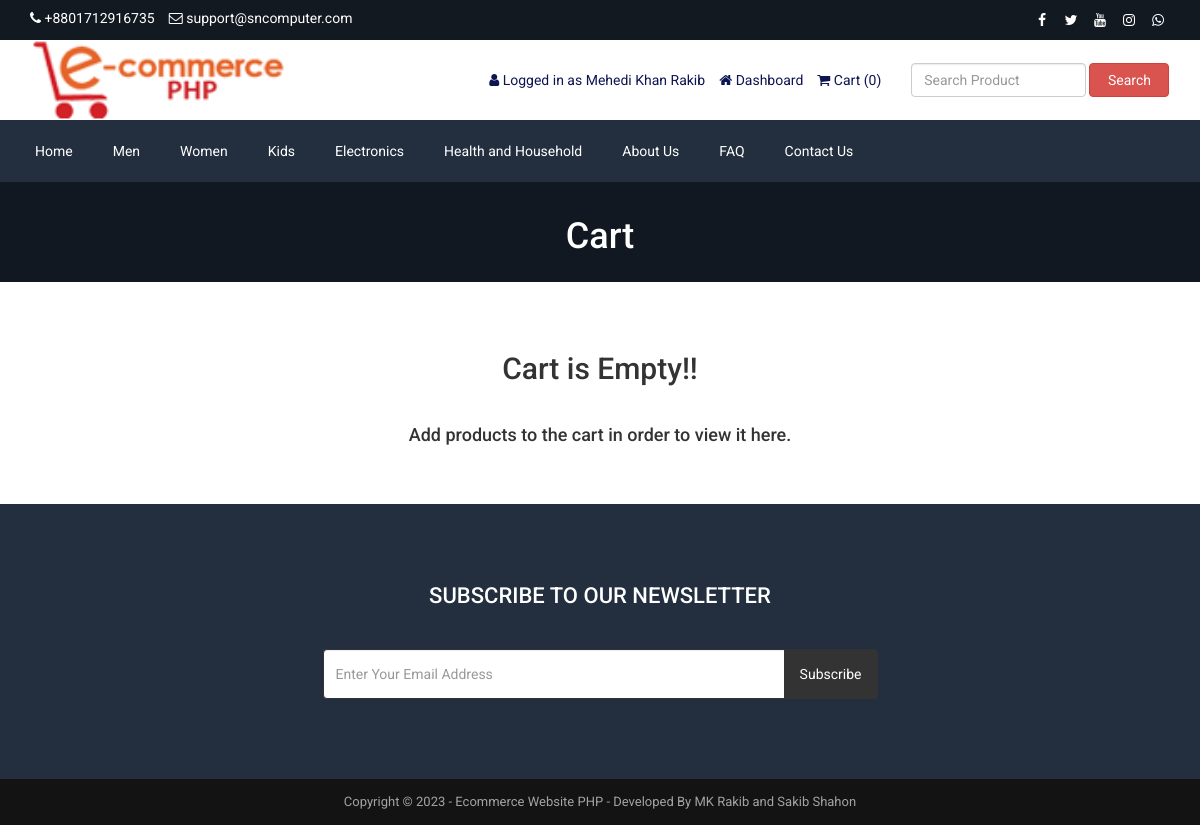
/cart.php (signed in), run on the app's committed database.
### tables this page shows
CREATE TABLE `tbl_settings` (
  `id` int(11) NOT NULL,
  `logo` varchar(255) NOT NULL,
  `favicon` varchar(255) NOT NULL,
  `footer_about` text NOT NULL,
  `footer_copyright` text NOT NULL,
  `contact_address` text NOT NULL,
  `contact_email` varchar(255) NOT NULL,
  `contact_phone` varchar(255) NOT NULL,
  `contact_fax` varchar(255) NOT NULL,
  `contact_map_iframe` text NOT NULL,
  `receive_email` varchar(255) NOT NULL,
  `receive_email_subject` varchar(255) NOT NULL,
  `receive_email_thank_you_message` text NOT NULL,
  `forget_password_message` text NOT NULL,
  `total_recent_post_footer` int(10) NOT NULL,
  `total_popular_post_footer` int(10) NOT NULL,
  `total_recent_post_sidebar` int(11) NOT NULL,
  `total_popular_post_sidebar` int(11) NOT NULL,
  `total_featured_product_home` int(11) NOT NULL,
  `total_latest_product_home` int(11) NOT NULL,
  `total_popular_product_home` int(11) NOT NULL,
  `meta_title_home` text NOT NULL,
  `meta_keyword_home` text NOT NULL,
  `meta_description_home` text NOT NULL,
  `banner_login` varchar(255) NOT NULL,
  `banner_registration` varchar(255) NOT NULL,
  `banner_forget_password` varchar(255) NOT NULL,
  `banner_reset_password` varchar(255) NOT NULL,
  `banner_search` varchar(255) NOT NULL,
  `banner_cart` varchar(255) NOT NULL,
  `banner_checkout` varchar(255) NOT NULL,
  `banner_product_category` varchar(255) NOT NULL,
  `banner_blog` varchar(255) NOT NULL,
  `cta_title` varchar(255) NOT NULL,
  `cta_content` text NOT NULL,
  `cta_read_more_text` varchar(255) NOT NULL,
  `cta_read_more_url` varchar(255) NOT NULL,
  `cta_photo` varchar(255) NOT NULL,
  `featured_product_title` varchar(255) NOT NULL,
  `featured_product_subtitle` varchar(255) NOT NULL,
  `latest_product_title` varchar(255) NOT NULL,
  `latest_product_subtitle` varchar(255) NOT NULL,
  `popular_product_title` varchar(255) NOT NULL,
  `popular_product_subtitle` varchar(255) NOT NULL,
  `testimonial_title` varchar(255) NOT NULL,
  `testimonial_subtitle` varchar(255) NOT NULL,
  `testimonial_photo` varchar(255) NOT NULL,
  `blog_title` varchar(255) NOT NULL,
  `blog_subtitle` varchar(255) NOT NULL,
  `newsletter_text` text NOT NULL,
  `paypal_email` varchar(255) NOT NULL,
  `stripe_public_key` varchar(255) NOT NULL,
  `stripe_secret_key` varchar(255) NOT NULL,
  `bank_detail` text NOT NULL,
  `before_head` text NOT NULL,
  `after_body` text NOT NULL,
  `before_body` text NOT NULL,
  `home_service_on_off` int(11) NOT NULL,
  `home_welcome_on_off` int(11) NOT NULL,
  `home_featured_product_on_off` int(11) NOT NULL,
  `home_latest_product_on_off` int(11) NOT NULL,
  `home_popular_product_on_off` int(11) NOT NULL,
  `home_testimonial_on_off` int(11) NOT NULL,
  `home_blog_on_off` int(11) NOT NULL,
  `newsletter_on_off` int(11) NOT NULL,
  `ads_above_welcome_on_off` int(1) NOT NULL,
  `ads_above_featured_product_on_off` int(1) NOT NULL,
  `ads_above_latest_product_on_off` int(1) NOT NULL,
  `ads_above_popular_product_on_off` int(1) NOT NULL,
  `ads_above_testimonial_on_off` int(1) NOT NULL,
  `ads_category_sidebar_on_off` int(1) NOT NULL
);

CREATE TABLE `tbl_social` (
  `social_id` int(11) NOT NULL,
  `social_name` varchar(30) NOT NULL,
  `social_url` varchar(255) NOT NULL,
  `social_icon` varchar(30) NOT NULL
);

CREATE TABLE `tbl_top_category` (
  `tcat_id` int(11) NOT NULL,
  `tcat_name` varchar(255) NOT NULL,
  `show_on_menu` int(1) NOT NULL
);

CREATE TABLE `tbl_page` (
  `id` int(11) NOT NULL,
  `about_title` varchar(255) NOT NULL,
  `about_content` text NOT NULL,
  `about_banner` varchar(255) NOT NULL,
  `about_meta_title` varchar(255) NOT NULL,
  `about_meta_keyword` text NOT NULL,
  `about_meta_description` text NOT NULL,
  `faq_title` varchar(255) NOT NULL,
  `faq_banner` varchar(255) NOT NULL,
  `faq_meta_title` varchar(255) NOT NULL,
  `faq_meta_keyword` text NOT NULL,
  `faq_meta_description` text NOT NULL,
  `blog_title` varchar(255) NOT NULL,
  `blog_banner` varchar(255) NOT NULL,
  `blog_meta_title` varchar(255) NOT NULL,
  `blog_meta_keyword` text NOT NULL,
  `blog_meta_description` text NOT NULL,
  `contact_title` varchar(255) NOT NULL,
  `contact_banner` varchar(255) NOT NULL,
  `contact_meta_title` varchar(255) NOT NULL,
  `contact_meta_keyword` text NOT NULL,
  `contact_meta_description` text NOT NULL,
  `pgallery_title` varchar(255) NOT NULL,
  `pgallery_banner` varchar(255) NOT NULL,
  `pgallery_meta_title` varchar(255) NOT NULL,
  `pgallery_meta_keyword` text NOT NULL,
  `pgallery_meta_description` text NOT NULL,
  `vgallery_title` varchar(255) NOT NULL,
  `vgallery_banner` varchar(255) NOT NULL,
  `vgallery_meta_title` varchar(255) NOT NULL,
  `vgallery_meta_keyword` text NOT NULL,
  `vgallery_meta_description` text NOT NULL
);

### cart.php (the view, shortened to what this page needs)
<?php require_once('header.php'); ?>
<?php
$statement = $pdo->prepare("SELECT * FROM tbl_settings WHERE id=1");
$statement->execute();
$result = $statement->fetchAll(PDO::FETCH_ASSOC);
foreach ($result as $row) {
    $banner_cart = $row['banner_cart'];
}
?>
<html>
<body>
    <div class="page-banner" style="background-image: url(admin/assets/uploads/<?php echo $banner_cart; ?>)">
        <div class="overlay"></div>
        <div class="page-banner-inner">
            <h1><?php echo LANG_VALUE_18; ?></h1>
        </div>
    </div>
    <div class="page">
        <div class="container">
            <div class="row">
                <div class="col-md-12">
                    <?php if (!isset($_SESSION['cart_p_id'])) : ?>
                        <?php echo '<h2 class="text-center">Cart is Empty!!</h2></br>'; ?>
                        <?php echo '<h4 class="text-center">Add products to the cart in order to view it here.</h4>'; ?>
                    <?php endif; ?>
                </div>
            </div>
        </div>
    </div>
</body>
</html>
<?php require_once('footer.php'); ?>

### header.php (shortened to what this page needs)
<?php
include("admin/inc/config.php");
$statement = $pdo->prepare("SELECT * FROM tbl_settings WHERE id=1");
$statement->execute();
$result = $statement->fetchAll(PDO::FETCH_ASSOC);
foreach ($result as $row) {
	$logo = $row['logo'];
	$contact_email = $row['contact_email'];
	$contact_phone = $row['contact_phone'];
}
?>
<!DOCTYPE html>
<html lang="en">
<head>
	<link rel="stylesheet" href="admin/assets/css/bootstrap.min.css">
	<link rel="stylesheet" href="admin/assets/css/font-awesome.min.css">
	<link rel="stylesheet" href="admin/assets/css/owl.carousel.min.css">
	<link rel="stylesheet" href="admin/assets/css/owl.theme.default.min.css">
	<link rel="stylesheet" href="admin/assets/css/jquery.bxslider.min.css">
	<link rel="stylesheet" href="admin/assets/css/magnific-popup.css">
	<link rel="stylesheet" href="admin/assets/css/rating.css">
	<link rel="stylesheet" href="admin/assets/css/spacing.css">
	<link rel="stylesheet" href="admin/assets/css/bootstrap-touch-slider.css">
	<link rel="stylesheet" href="admin/assets/css/animate.min.css">
	<link rel="stylesheet" href="admin/assets/css/tree-menu.css">
	<link rel="stylesheet" href="admin/assets/css/select2.min.css">
	<link rel="stylesheet" href="admin/assets/css/main.css">
	<link rel="stylesheet" href="admin/assets/css/responsive.css">
	<?php
	$statement = $pdo->prepare("SELECT * FROM tbl_page WHERE id=1");
	$statement->execute();
	$result = $statement->fetchAll(PDO::FETCH_ASSOC);
	?>
</head>
<body>
	<div class="top">
		<div class="container">
			<div class="row">
				<div class="col-md-6 col-sm-6 col-xs-12">
					<div class="left">
						<ul>
							<li><i class="fa fa-phone"></i> <?php echo $contact_phone; ?></li>
							<li><i class="fa fa-envelope-o"></i> <?php echo $contact_email; ?></li>
						</ul>
					</div>
				</div>
				<div class="col-md-6 col-sm-6 col-xs-12">
					<div class="right">
						<ul>
							<?php
							$statement = $pdo->prepare("SELECT * FROM tbl_social");
							$statement->execute();
							$result = $statement->fetchAll(PDO::FETCH_ASSOC);
							foreach ($result as $row) {
							?>
								<?php if ($row['social_url'] != '') : ?>
									<li><a href="<?php echo $row['social_url']; ?>"><i class="<?php echo $row['social_icon']; ?>"></i></a></li>
								<?php endif; ?>
							<?php
							}
							?>
						</ul>
					</div>
				</div>
			</div>
		</div>
	</div>
	<div class="header">
		<div class="container">
			<div class="row inner">
				<div class="col-md-4 logo">
					<a href="index.php"><img src="admin/assets/uploads/<?php echo $logo; ?>" alt="logo image"></a>
				</div>
				<div class="col-md-5 right">
					<ul>
						<?php
						if (isset($_SESSION['customer'])) {
						?>
							<li><i class="fa fa-user"></i> <?php echo LANG_VALUE_13; ?> <?php echo $_SESSION['customer']['cust_name']; ?></li>
							<li><a href="dashboard.php"><i class="fa fa-home"></i> <?php echo LANG_VALUE_89; ?></a></li>
						<?php
						} else {
						?>
							<li><a href="login.php"><i class="fa fa-sign-in"></i> <?php echo LANG_VALUE_9; ?></a></li>
							<li><a href="registration.php"><i class="fa fa-user-plus"></i> <?php echo LANG_VALUE_15; ?></a></li>
						<?php
						}
						?>
						<li><a href="cart.php"><i class="fa fa-shopping-cart"></i> <?php echo LANG_VALUE_18; ?> (<?php
																													if (isset($_SESSION['cart_p_id'])) {
																														$row_total_price = 0;
																														$i = 0;
																														foreach ($_SESSION['cart_p_qty'] as $key => $value) {
																															$i++;
																															$arr_cart_p_qty[$i] = $value;
																														}
																														for ($i = 1; $i <= count($arr_cart_p_qty); $i++) {
																															$row_total_price += $arr_cart_p_qty[$i];
																														}
																														echo $row_total_price;
																													} else {
																														echo '0';
																													}
																													?>)</a></li>
					</ul>
				</div>
				<div class="col-md-3 search-area">
					<form class="navbar-form navbar-left" role="search" action="search-result.php" method="get">
						<div class="form-group">
							<input type="text" class="form-control search-top" placeholder="<?php echo LANG_VALUE_2; ?>" name="search_text">
						</div>
						<button type="submit" class="btn btn-danger"><?php echo LANG_VALUE_3; ?></button>
					</form>
				</div>
			</div>
		</div>
	</div>
	<div class="nav">
		<div class="container">
			<div class="row">
				<div class="col-md-12 pl_0 pr_0">
					<div class="menu-container">
						<div class="menu">
							<ul>
								<li><a href="index.php">Home</a></li>
								<?php
								$statement = $pdo->prepare("SELECT * FROM tbl_top_category WHERE show_on_menu=1");
								$statement->execute();
								$result = $statement->fetchAll(PDO::FETCH_ASSOC);
								foreach ($result as $row) {
								?>
									<li><a href="product-category.php?id=<?php echo $row['tcat_id']; ?>&type=top-category"><?php echo $row['tcat_name']; ?></a>
									</li>
								<?php
								}
								?>
								<?php
								$statement = $pdo->prepare("SELECT * FROM tbl_page WHERE id=1");
								$statement->execute();
								$result = $statement->fetchAll(PDO::FETCH_ASSOC);
								foreach ($result as $row) {
									$about_title = $row['about_title'];
									$faq_title = $row['faq_title'];
									$contact_title = $row['contact_title'];
								}
								?>
								<li><a href="about.php"><?php echo $about_title; ?></a></li>
								<li><a href="faq.php"><?php echo $faq_title; ?></a></li>
								<li><a href="contact.php"><?php echo $contact_title; ?></a></li>
							</ul>
						</div>
					</div>
				</div>
			</div>
		</div>
	</div>

### footer.php (shortened to what this page needs)
<?php
$statement = $pdo->prepare("SELECT * FROM tbl_settings WHERE id=1");
$statement->execute();
$result = $statement->fetchAll(PDO::FETCH_ASSOC);
foreach ($result as $row) {
	$footer_copyright = $row['footer_copyright'];
	$newsletter_on_off = $row['newsletter_on_off'];
}
?>
<?php if ($newsletter_on_off == 1) : ?>
	<section class="home-newsletter">
		<div class="container">
			<div class="row">
				<div class="col-md-6 col-md-offset-3">
					<div class="single">
						<form action="" method="post">
							<h2><?php echo LANG_VALUE_93; ?></h2>
							<div class="input-group">
								<input type="email" class="form-control" placeholder="<?php echo LANG_VALUE_95; ?>" name="email_subscribe">
								<span class="input-group-btn">
									<button class="btn btn-theme" type="submit" name="form_subscribe"><?php echo LANG_VALUE_92; ?></button>
								</span>
							</div>
					</div>
				</div>
			</div>
		</div>
	</section>
<?php endif; ?>
<div class="footer-bottom">
	<div class="container">
		<div class="row">
			<div class="col-md-12 copyright">
				<?php echo $footer_copyright; ?>
			</div>
		</div>
	</div>
</div>
</body>
</html>

### admin/assets/css/main.css (style rules this page uses)
* { margin: 0; padding: 0; }
body { font-family: "Roboto", sans-serif; font-size: 14px; }
h1, h2, h3, h4, h5, h6 { font-family: "Roboto", sans-serif; }
a { text-decoration: none; }
.top { width: 100%; height: 40px; background: #131921; }
.top .left { float: left; }
.top .left ul { padding-top: 8px; }
.top .left ul li { list-style-type: none; float: left; margin-right: 14px; color: white; }
.top .left ul li i { color: white; }
.top .right { float: right; }
.top .right ul { padding-top: 8px; }
.top .right ul li { list-style-type: none; float: left; margin-left: 5px; }
.top .right ul li a { color: white; width: 24px; height: 24px; line-height: 24px; text-align: center; border-radius: 50%; display: block; transition: all 0.4s ease; }
.header { width: 100%; height: auto; background: #fff; }
.header .inner { height: auto; display: table; }
.header .logo { float: none; display: table-cell; vertical-align: middle; }
.header .logo img { max-width: 100%; height: 80px; }
.header .navbar-form .form-control { width: 300px; }
.header .search-area { float: none; display: table-cell; vertical-align: middle; }
.header .search-area .form-group { width: calc(100% - 84px); }
.header .search-area button { width: 80px; }
.header .search-area form { width: 100%; }
.header .right { float: none; display: table-cell; vertical-align: middle; padding-right: 0; }
.header .right ul { float: right; margin-bottom: 0; }
.header .right ul li { list-style-type: none; float: left; margin-left: 14px; color: #0d1452; }
.header .right ul li a { color: #0d1452; }
.header .navbar-form .search-top { width: 100%; }
.nav { background: #232f3e; }
.menu-container { width: 100%; margin: 0 auto; background: #232f3e; }
.menu-dropdown-icon:before { content: "\f067"; font-family: "FontAwesome"; display: none; cursor: pointer; float: right; padding: 1.5em 2em; background: #fff; color: #333; }
.menu > ul { margin: 0 auto; width: 100%; list-style: none; padding: 0; position: relative; box-sizing: border-box; }
.menu > ul:before, .menu > ul:after { content: ""; display: table; }
.menu > ul:after { clear: both; }
.menu > ul > li { float: left; padding: 0; margin: 0; }
.menu > ul > li a { text-decoration: none; padding: 1.5em 20px; display: block; color: #fff; }
.footer-bottom { width: 100%; height: auto; background: #141314; padding: 14px 0; }
.footer-bottom .copyright { font-size: 13px; color: #a3a3a3; text-align: center; }
.page-banner { width: 100%; height: auto; background-repeat: no-repeat; background-position: center center; -webkit-background-size: cover; background-size: cover; position: relative; padding-top: 15px; padding-bottom: 15px; overflow: hidden; }
.page-banner .overlay { position: absolute; left: 0; top: 0; width: 100%; height: 100%; opacity: 0.7; background: #131921; }
.page-banner h1 { color: #fff; text-align: center; z-index: 999; position: relative; }
.page { width: 100%; height: auto; padding-top: 50px; padding-bottom: 50px; }
.home-newsletter { padding: 80px 0; background: #232f3e; }
.home-newsletter .single { max-width: 650px; margin: 0 auto; text-align: center; position: relative; z-index: 2; }
.home-newsletter .single h2 { font-size: 22px; color: white; text-transform: uppercase; margin-bottom: 40px; margin-top: 0; }
.home-newsletter .single .form-control { height: 50px; border-color: #333; outline: none; }
.home-newsletter .single .btn { min-height: 50px; background: #333; color: #fff; padding-left: 15px; padding-right: 15px; }

### admin/assets/css/responsive.css (style rules this page uses)
@media only screen and (min-width: 992px) { .header .inner { width: 100%; } }
@media only screen and (min-width: 992px) { .header .search-area { padding-right: 0; } }
@media only screen and (min-width: 992px) { .header .search-area form { padding-right: 0; } }
@media only screen and (min-width: 992px) { .header .container { padding-right: 0; } }

### data on the page
tbl_settings: contact_phone "+8801712916735", contact_email "support@sncomputer.com", logo (picture), banner_cart (picture), footer_copyright "Copyright © 2023 - Ecommerce Website PHP - Developed By MK Rakib and Sakib Shahon"
tbl_top_category: tcat_name "Men"
tbl_top_category: tcat_name "Women"
tbl_top_category: tcat_name "Kids"
tbl_top_category: tcat_name "Electronics"
tbl_top_category: tcat_name "Health and Household"
tbl_page: about_title "About Us", faq_title "FAQ", contact_title "Contact Us"

### other printed values
LANG_VALUE_13 "Logged in as"
$_SESSION['customer']['cust_name'] "Mehedi Khan Rakib"
LANG_VALUE_89 "Dashboard"
LANG_VALUE_18 "Cart"
LANG_VALUE_3 "Search"
LANG_VALUE_93 "SUBSCRIBE TO OUR NEWSLETTER"
LANG_VALUE_92 "Subscribe"
